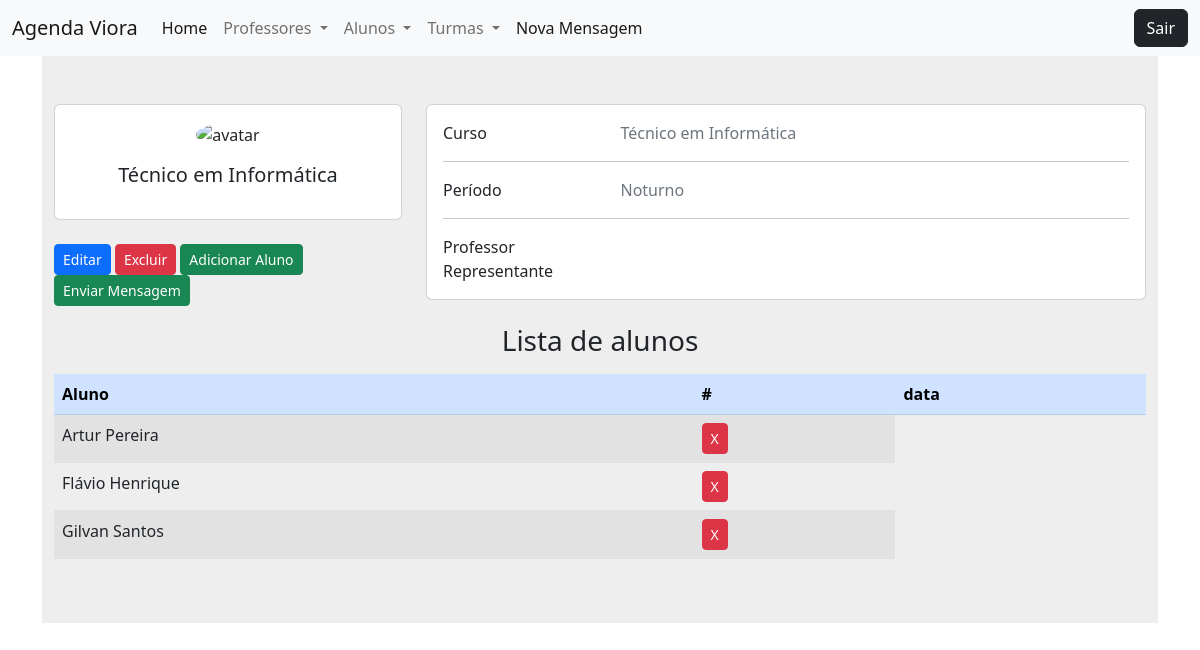
The app's page /modulos/turma/visualizar.php?ID=12 with its own data.
### tables this page shows
CREATE TABLE `turma` (
  `ID` int(5) NOT NULL,
  `curso` varchar(100) NOT NULL,
  `periodo` varchar(20) NOT NULL,
  `data` date NOT NULL,
  `professor_id` int(11) NOT NULL,
  `aluno_id` int(11) NOT NULL
);

CREATE TABLE `aluno` (
  `ID` int(8) NOT NULL,
  `nome` text NOT NULL,
  `email` varchar(50) NOT NULL,
  `email_sec` varchar(50) NOT NULL,
  `email_inst` varchar(50) NOT NULL,
  `telefone` bigint(20) NOT NULL,
  `telefone_sec` bigint(20) NOT NULL,
  `responsavel` text NOT NULL,
  `responsavel_sec` text NOT NULL,
  `senha` varchar(40) NOT NULL,
  `senha_conf` varchar(40) NOT NULL
);

### funcoes/conexao.php (called while the page is built, shortened)
<?php
    function retornaDado($sql)
    {
        $conexao = $GLOBALS['conexaoBanco'];
        $resposta = $conexao->query($sql);
        return $resposta->fetch();
    }
    function retornaDados($sql)
    {
        $conexao = $GLOBALS['conexaoBanco'];
        $resposta = $conexao->query($sql);
        return $resposta->fetchAll();
    }

### config.php (called while the page is built, shortened)
<?php
    include_once path('funcoes/conexao.php');
    function path($file)
    {
        return ROOT_DIR . '/' . $file;
    }
    function arquivo($file)
    {
        return ROOT_PATH . $file;
    }

### modulos/turma/visualizar.php (the view, shortened to what this page needs)
<?php
include_once "../../config.php";
?>
<!DOCTYPE html>
<html lang="pt-BR">
<?php include_once path('templates/head.php') ?>
<body>
  <?php include_once path('templates/barra_navegacao.php') ?>
  <div class="container" id="lateral2">
    <?php
      $id = $_GET['ID'];
      $sql = "SELECT
                t.ID,
                t.professor_id,
                t.curso,
                t.periodo,
                p.nome
              FROM
                turma t
                left join professor p on (t.professor_id = p.ID)
              WHERE t.ID = $id";
      $turma = retornaDado($sql);
    ?>
    <section style="background-color: #eee;">
      <div class="container py-5">
        <div class="row">
          <div class="col-lg-4">
            <div class="card mb-4">
              <div class="card-body text-center">
                <img src="https://cdn-icons-png.flaticon.com/512/69/69589.png" alt="avatar" class="rounded-circle img-fluid" style="width: 150px;">
                <h5 class="my-3"><?= $turma['curso'] ?></h5>
              </div>
            </div>
            <a class="btn btn-sm btn-primary"  href="editar.php?ID=<?=    $turma['ID'] ?>">Editar</a>
            <a class="btn btn-sm btn-danger"   href="deletar.php?ID=<?=   $turma['ID'] ?>">Excluir</a>
            <a class="btn btn-sm btn-success"  href="adicionar_aluno.php?ID=<?=   $turma['ID'] ?>">Adicionar Aluno</a>
            <a class="btn btn-sm btn-success"  href="<?= arquivo("modulos/mensagem/msg.php?id_turma={$turma['ID']}") ?>">Enviar Mensagem</a>
          </div>
          <div class="col-lg-8">
            <div class="card mb-4">
              <div class="card-body">
                <div class="row">
                  <div class="col-sm-3">
                    <p class="mb-0">Curso</p>
                  </div>
                  <div class="col-sm-9">
                    <p class="text-muted mb-0"><?= $turma['curso'] ?></p>
                  </div>
                </div>
                <hr>
                <div class="row">
                  <div class="col-sm-3">
                    <p class="mb-0">Período</p>
                  </div>
                  <div class="col-sm-9">
                    <p class="text-muted mb-0"><?= $turma['periodo'] ?></p>
                  </div>
                </div>
                <hr>
                <div class="row">
                  <div class="col-sm-3">
                    <p class="mb-0">Professor Representante</p>
                  </div>
                  <div class="col-sm-9">
                  </div>
                </div>
              </div>
            </div>
          </div>
        </div>
        <div class="">
          <?php
            $sql = "SELECT aluno.nome FROM aluno_turma join aluno on (aluno_turma.ID_aluno = aluno.ID) WHERE ID_turma = {$turma['ID']}";
            $alunos = retornaDados($sql);
          ?>
          <h3 class="text-center">Lista de alunos</h3>
          <table class="table table-striped my-3">
            <thead>
              <tr class="table-primary">
                <th>Aluno</th>
                <th>#</th>
                <th>data</th>
              </tr>
            </thead>
            <tbody>
              <?php
                foreach($alunos as $aluno){ ?>
                  <tr>
                    <td><?= $aluno['nome'] ?></td>
                    <td>
                      <button class="btn btn-danger btn-sm">X</button>
                    </td>
                  </tr>
                <?php } ?>
            </tbody>
          </table>
        </div>
      </div>
    </section>
  </div>
</body>
</html>

### records on screen
turma: curso "Técnico em Informática", periodo "Noturno"
aluno: nome "Artur Pereira"
aluno: nome "Flávio Henrique"
aluno: nome "Gilvan Santos"
